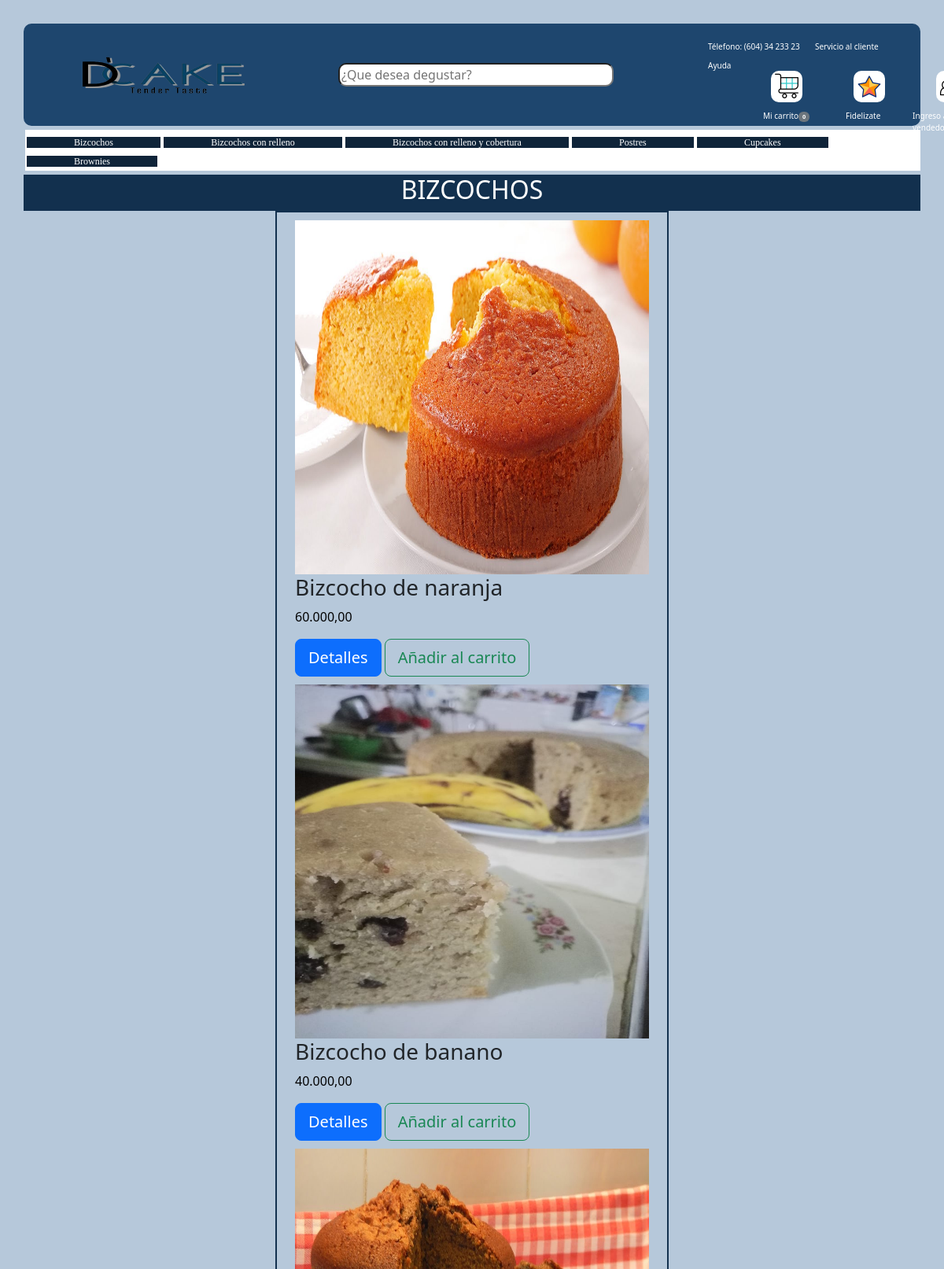
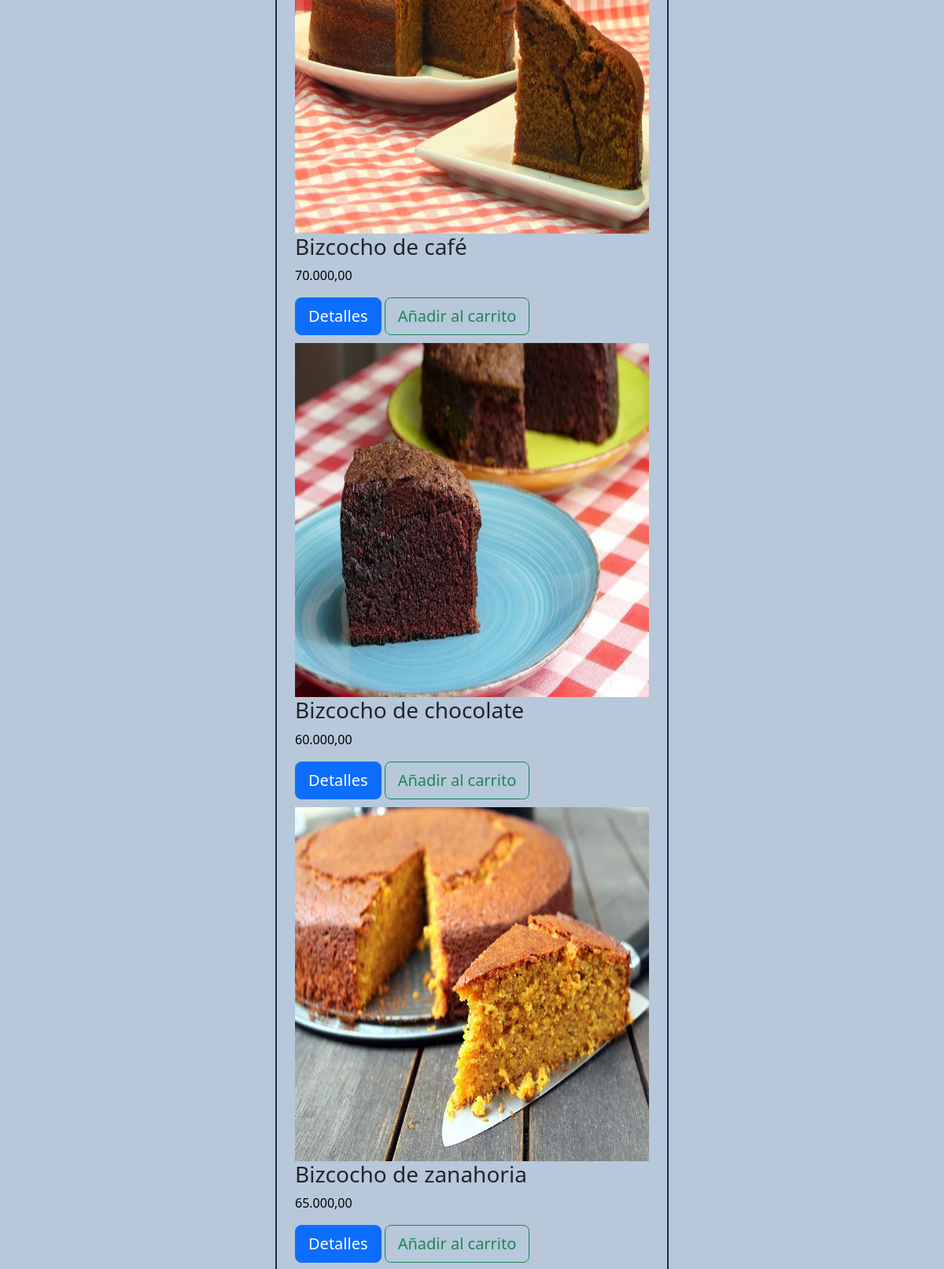
Screenshot of /store_web_dcake/dcakepasteleria/bizcochos.php (upper part) with the database file from the repository (2 pictures, top to bottom).
### tables this page shows
CREATE TABLE `producto` (
  `Codigo` int(20) NOT NULL,
  `Nombre` varchar(50) NOT NULL,
  `Precio` decimal(10,2) NOT NULL,
  `Descuento` tinyint(3) NOT NULL DEFAULT 0,
  `Descripción` text DEFAULT NULL,
  `id_categoria` int(11) NOT NULL,
  `Activo` int(11) NOT NULL
);

### store_web_dcake/config/config.php (called while the page is built, shortened)
<?php
$num_cart = 0;
?>

### store_web_dcake/dcakepasteleria/bizcochos.php (the view, shortened to what this page needs)
<?php
require '../config/config.php';
$db = new Database();
$con = $db->conectar();
$sql = $con-> prepare("SELECT Codigo,Nombre,Precio FROM store_web_dcake.producto WHERE Activo = 1 AND id_categoria = 1");
$sql -> execute();
$resultado = $sql -> fetchAll(PDO::FETCH_ASSOC);
?>
<!DOCTYPE html>
<html lang="en">
<head>
    <link href="https://cdn.jsdelivr.net/npm/bootstrap@5.3.2/dist/css/bootstrap.min.css" rel="stylesheet">
    <link rel="stylesheet" href="/css/Style.css">
</head>
<body class = "margin">
    <header>
        <div class = "justifyheader">
                    <a href="/index.php">
                 <img class = "logo zoomlogo"src="/images2/dcakelogo.png" alt="dcake logo oficial">
            </a>
          <input class = "searchinput" type="text" placeholder = "¿Que desea degustar?">
        </div>
        <div>
            <a href="#">
                <img class= "iconcarrito" src="/images2/carrito.gif" alt="">
            </a>
            <a href="#">
                <img class= "iconvendedor"src="/images2/vendedor.gif" alt="">
            </a>
            <a href="#">
                <img class = "iconestrella"src="/images2/estrella.gif" alt="">
            </a>
            <a class = "textmicarrito" href="../checkout.php">
                 Mi carrito<span id = "num_cart" class = "badge bg-secondary"><?php echo $num_cart; ?></span>
            </a>
            <a class = "textvendedor"href="#">Ingreso a vendedor</a>
            <a class = "textfidelizate"href="#">Fidelizate</a>
        </div>
          <nav class = infoprincipal>
            <a class = font_textinfo href="#">Télefono: (604) 34 233 23</a>
            <a class = font_textinfo href="#">Servicio al cliente</a>
            <a class = font_textinfo href="#">Ayuda</a>
          </nav>
    </header>
    <nav class = "general_nav1 ">
            <a class= "product"href="/dcakepasteleria/bizcochos.php"> Bizcochos</a>
            <a class= "product"href="bizcochos+con+relleno.php"> Bizcochos con relleno</a>
            <a class= "product"href="#"> Bizcochos con relleno y cobertura</a>
            <a class= "product"href="#"> Postres</a>
            <a class= "product"href="#"> Cupcakes</a>
            <a class= "product"href="#"> Brownies</a>
    </nav>
    <div class = "BIZCOCHOS">
        <h2 >
            BIZCOCHOS
        </h2>
    </div>
    <section class = " torta_naranja">
    <?php  foreach($resultado as $row){?>
        <div class = "col_producto">
            <?php
            $id = $row["Codigo"];
            $imagen = "../images/producto/bizcochos/$id/principalimg.jpg";
            if(!file_exists($imagen)){
                $imagen = "../images/nofoto.jpg";
            }
            ?>
            <img class = "bizcocho"src="<?php echo $imagen; ?>" alt="">
            <h3 class = text_bizcocho_naranja>
                <?php echo $row['Nombre'] ?>
            </h3>
            <p class = "precio">
                <?php echo number_format ($row['Precio'],2, ',','.'); ?>
            </p>
            <button class = "btn btn-primary btn-lg center" type = "button">
                 <a href="detalles.php?Codigo=<?php
                 echo $row['Codigo']; ?>&token=<?php echo hash_hmac('sha1', $row['Codigo'], KEY_TOKEN); ?>"
                 class="text_detalle">Detalles</a>
            </button>
            <button class ="btn btn-outline-success btn-lg center" type="button" onclick = "addProducto
            (<?php echo $row['Codigo']; ?>, '<?php echo hash_hmac('sha1', $row['Codigo'],
            KEY_TOKEN); ?>')">Añadir al carrito</button>
            <?php } ?>
        </div>
    </section>
</body>
</html>

### store_web_dcake/css/Style.css (style rules this page uses)
.margin { margin: 30px; background-color: #b6c8da; }
p { color: rgb(0, 0, 0); }
header { background-color: #1e466e; margin-bottom: 5px; display: flex; border-radius: 10px; }
.justifyheader { display: flex; justify-content:space-between; }
.logo { height: 130px; width: 250px; background-color: #1e466e; margin-left: 50px; }
.zoomlogo { overflow:hidden; }
.searchinput { width: 350px; height: 30px; border-radius: 10px; margin-top: 50px; margin-left: 100px; }
.iconcarrito { position:absolute; margin-left: 200px; margin-top: 60px; width: 40px; height: 40px; border-radius: 10px; }
.textmicarrito { margin-top: 110px; margin-left: 190px; position: absolute; text-decoration: none; color: white; font-size: 10px; }
.iconvendedor { position:absolute; margin-left: 410px; margin-top: 60px; width: 40px; height: 40px; border-radius: 10px; }
.textvendedor { margin-top: 110px; margin-left: 380px; position: absolute; text-decoration: none; color: white; font-size: 10px; }
.iconestrella { position:absolute; margin-left: 305px; margin-top: 60px; width: 40px; height: 40px; border-radius: 10px; }
.textfidelizate { margin-top: 110px; margin-left: 295px; position: absolute; text-decoration: none; color: white; font-size: 10px; }
.infoprincipal { margin-left: 120px; margin-top: 15px; }
.font_textinfo { color: white; text-decoration: none; padding-right: 15px; font-size: 10px; }
.general_nav1 { display: inline-block; justify-content: space-between; background-color: #ffffff; padding: 2px; margin-left: 2px; margin-bottom: 5px; }
.product { color: rgb(255, 255, 255); background-color: #0f2439; font-size: 12px; font-family:cursive; text-decoration: none; padding-right: 60px; padding-left: 60px; }
.BIZCOCHOS { background: #12304e; display: flex; justify-content: center; color: white; }
.torta_naranja { border: 2px solid #12304e; width: 500px; margin: 0 auto; justify-content: center; display:flex; }
.bizcocho { width: 450px; height: 450px; margin-top: 10px; }
.precio { color:black; }
.text_detalle { color: white; text-decoration: none; }

### rows the page displays
producto: shows a picture, Nombre "Bizcocho de naranja", Precio "60.000,00"
producto: shows a picture, Nombre "Bizcocho de banano", Precio "40.000,00"
producto: shows a picture, Nombre "Bizcocho de café", Precio "70.000,00"
producto: shows a picture, Nombre "Bizcocho de chocolate", Precio "60.000,00"
producto: shows a picture, Nombre "Bizcocho de zanahoria", Precio "65.000,00"

### other values shown
$num_cart "0"
